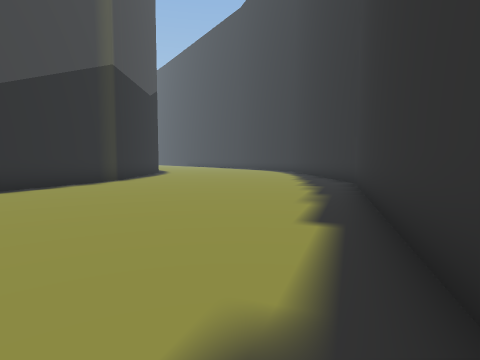
[1] (above)

23 first-person views from a walk through a scene from a Unity 3-D project. The camera is 1.5 m above the floor, tilts 4° down and sees 80° across. The floor is counted in squares, 2 m on a side. Each view is taken from the middle of a square. On the plan, view 1 faces up. The plan holds only what a view shows up to about 10 squares ahead; the rest is blank. The place goes on beyond the plan.

[2]
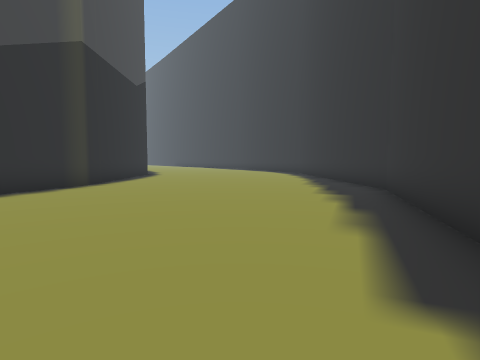

[3]
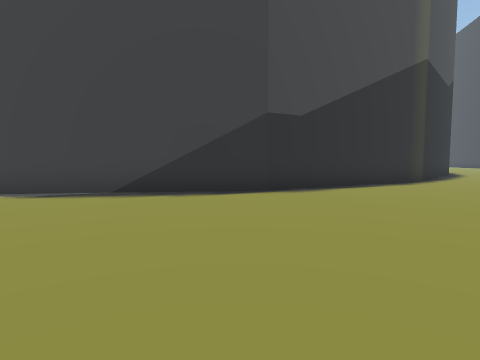

[4]
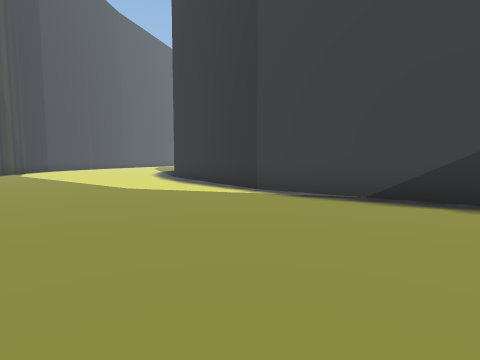

[5]
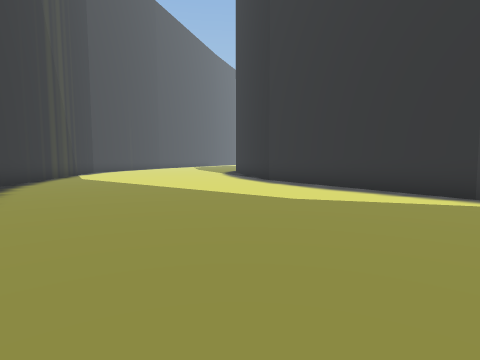

[6]
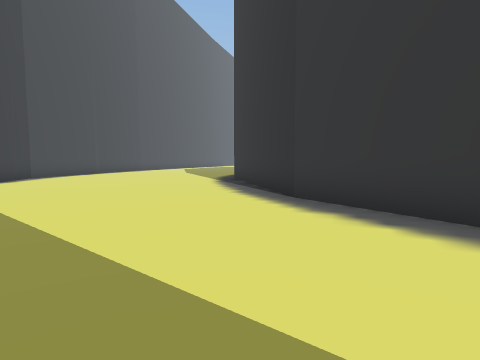

[7]
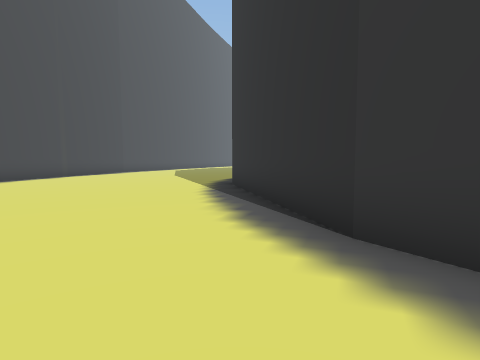

[8]
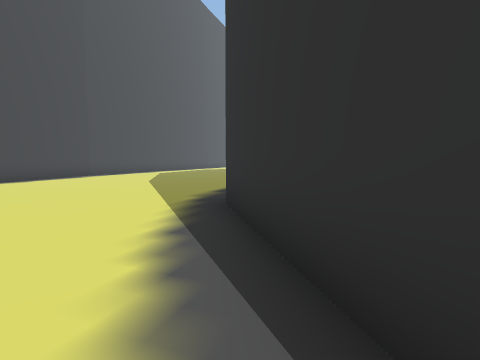

[9]
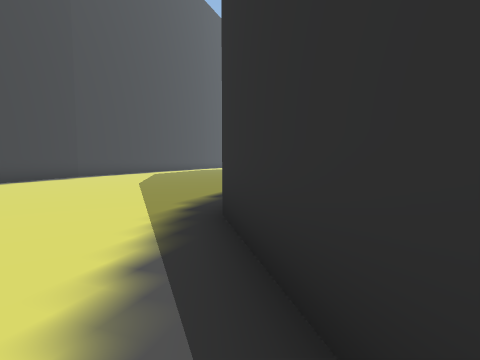

[10]
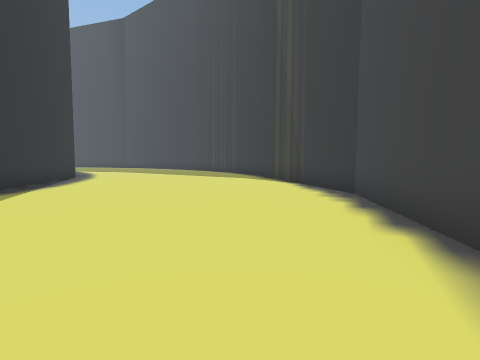

[11]
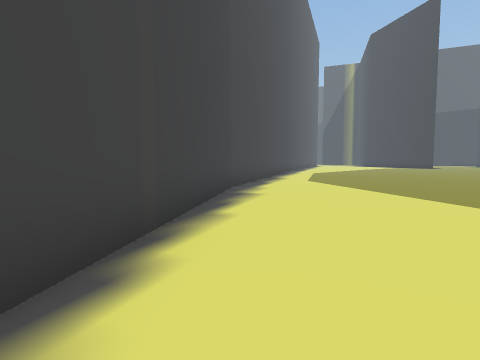

[12]
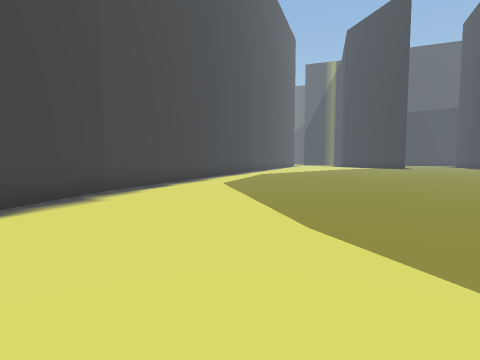

[13]
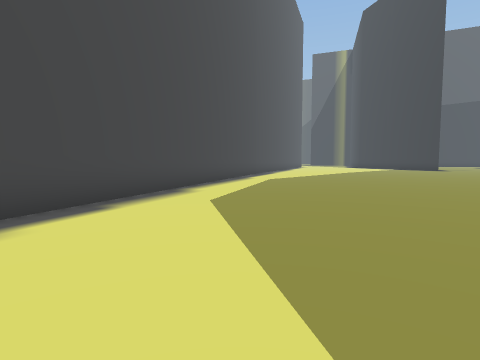

[14]
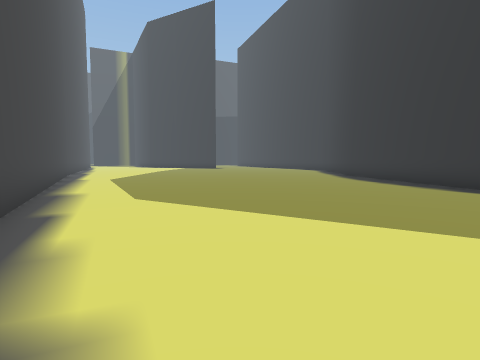

[15]
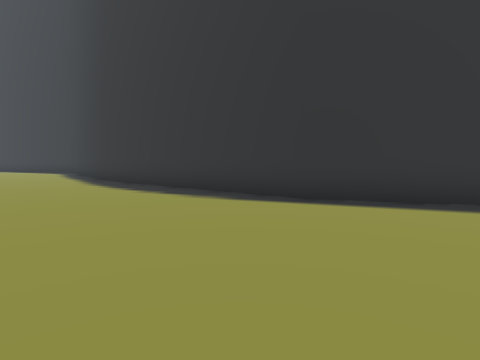

[16]
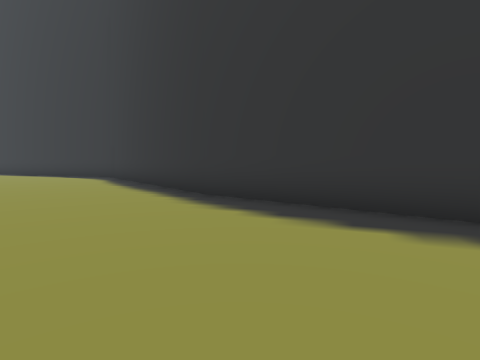

[17]
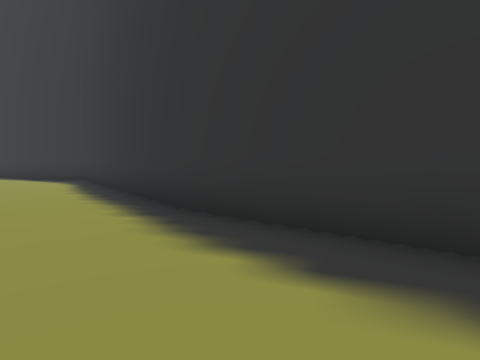

[18]
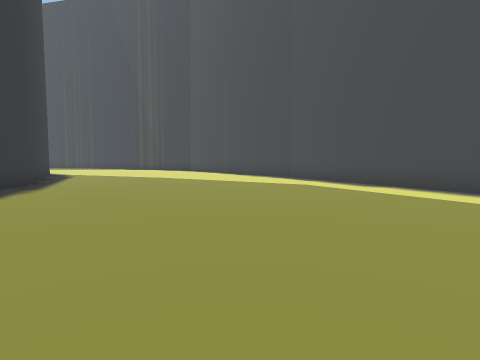

[19]
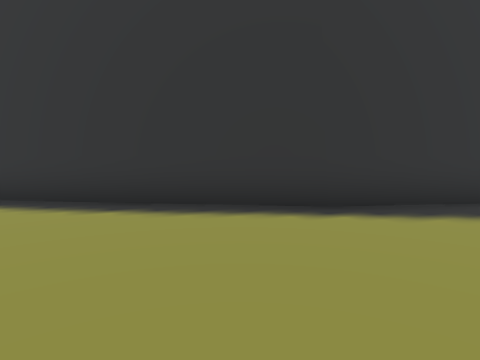

[20]
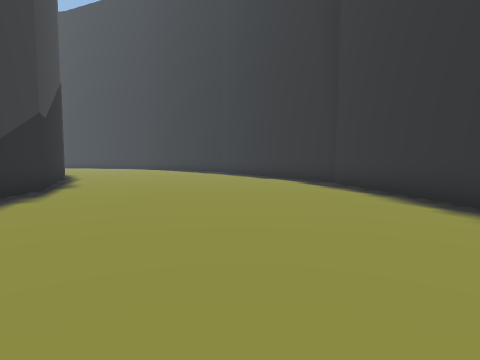

[21]
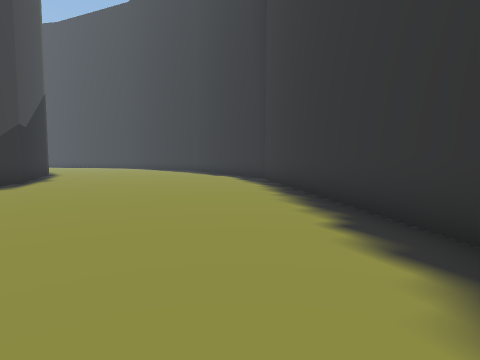

[22]
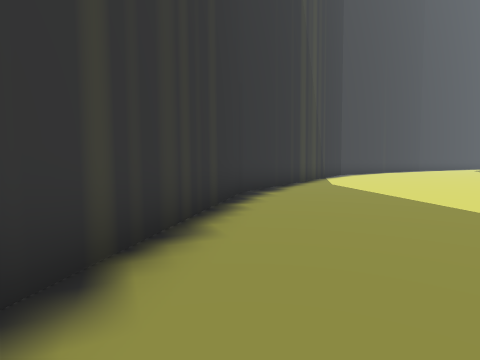

[23]
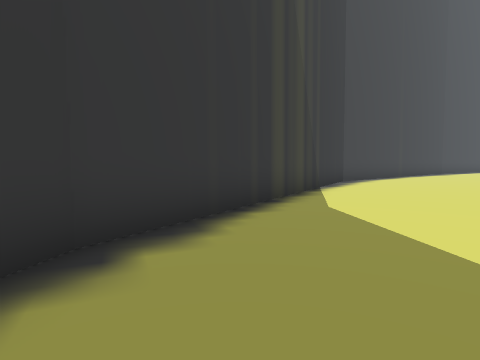

### Floor plan
Points are (right, up) in squares from view 1. A wall is a line through its corners. A room is listed if a view was taken in it or the views show most of it. See-through windows are left out.
Room 1 (views 1, 2, 3, 4, 5, 6, 7, 8, 9, 10, 11, 12, 13, 14, 15, 16, 17, 18, 19, 20, 21, 22, 23)
walls: (-25, -4.3) (-27.7, -3.5) (-33.8, 1.3); (-4.9, -6.8) (0.8, 0.4) (3.7, 9.2) (3.6, 12.1); (-30.9, -12.2) (-21.7, -13.5) (-12.7, -11.7) (-8, -8.8); (-33.7, 1.2) (-38.3, 7); (-4.6, 12.1) (-4.5, 10.4) (-6.5, 4.4) (-10.3, -0.5) (-15.7, -3.9) (-21.9, -5.2); (-38.6, -9.7) (-30.7, -12.3)

Where each view was taken, in squares from view 1:
view 1: 0 up, 0 right, facing up
view 2: 2 up, 0 right, facing up
view 3: 1 down, 2 left, facing up-left
view 4: 1 down, 3 left, facing left
view 5: 5 down, 5 left, facing left
view 6: 5 down, 10 left, facing left
view 7: 5 down, 13 left, facing left
view 8: 5 down, 17 left, facing left
view 9: 5 down, 18 left, facing left
view 10: 11 down, 28 left, facing right
view 11: 12 down, 23 left, facing left
view 12: 9 down, 24 left, facing left
view 13: 9 down, 28 left, facing left
view 14: 12 down, 28 left, facing up-left
view 15: 9 down, 29 left, facing up
view 16: 5 down, 33 left, facing up
view 17: 3 down, 33 left, facing up
view 18: 2 down, 38 left, facing down-right
view 19: 1 down, 38 left, facing up-right
view 20: 4 down, 8 left, facing up-right
view 21: 7 down, 8 left, facing up-right
view 22: 7 down, 8 left, facing down-left
view 23: 9 down, 12 left, facing down-left
